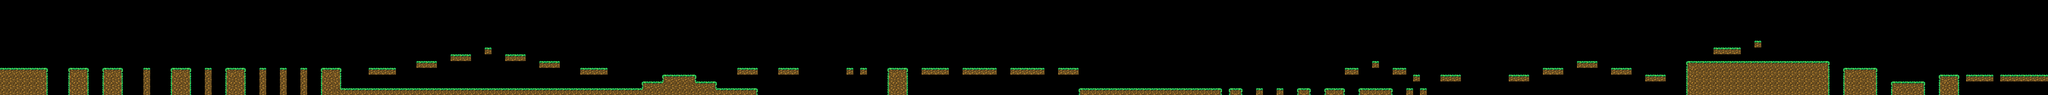

This game map was drawn from its Tiled (.tmx) file and the tilesets committed beside it. A one-line description and the trimmed map source follow:
An orthogonal 300x14 tile map with 16x16 px tiles, 1 tile layer (ground) and 81 objects (7x spike, 4x slime, 4x collider, 2x breakable, player, ...).

<map version="1.4" tiledversion="1.4.2" orientation="orthogonal" renderorder="right-down" width="300" height="14" tilewidth="16" tileheight="16" infinite="0" nextlayerid="9" nextobjectid="104">
 <editorsettings>
  <export target="../levels/1.lua" format="lua" />
 </editorsettings>
 <tileset firstgid="1" name="tileset" tilewidth="16" tileheight="16" tilecount="36" columns="9">
  <image source="../../../graphics/tileset.png" width="144" height="64" />
 </tileset>
 <layer id="3" name="ground" width="300" height="14">
  <data>[4200 cells, 464 non-empty, 8 distinct tile ids]</data>
 </layer>
 <objectgroup color="#5555ff" id="6" name="entity" visible="0">
  <object id="68" name="Slime" type="slime" x="816" y="192" width="16" height="16">
   <ellipse />
  </object>
  <object id="79" name="Slime" type="slime" x="1472" y="192" width="16" height="16">
   <ellipse />
  </object>
  <object id="82" name="Player" type="player" x="32" y="112" width="16" height="16" />
  <object id="99" name="Slime" type="slime" x="2592" y="192" width="16" height="16">
   <ellipse />
  </object>
  <object id="102" name="Slime" type="slime" x="4096" y="128" width="16" height="16">
   <ellipse />
  </object>
 </objectgroup>
 <objectgroup color="#ff007f" id="7" name="object" visible="0">
  <object id="86" name="Flag" type="flag" x="4768" y="160" width="16" height="16" />
  <object id="87" name="Breakable" type="breakable" x="3472" y="176" width="16" height="8" />
  <object id="88" name="Breakable" type="breakable" x="1920" y="160" width="16" height="8" />
  <object id="89" name="Spike" type="spike" x="1056" y="112" width="16" height="16" />
  <object id="90" name="Spike" type="spike" x="1072" y="112" width="16" height="16" />
  <object id="91" name="Spike" type="spike" x="1088" y="112" width="16" height="16" />
  <object id="92" name="Spike" type="spike" x="1136" y="96" width="16" height="16" />
  <object id="93" name="Spike" type="spike" x="1184" y="112" width="16" height="16" />
  <object id="94" name="Spike" type="spike" x="1200" y="112" width="16" height="16" />
  <object id="95" name="Spike" type="spike" x="1216" y="112" width="16" height="16" />
  <object id="97" name="Enemy Collider" type="collider" x="2528" y="192" width="1" height="16" />
  <object id="98" name="Enemy Collider" type="collider" x="2863" y="192" width="1" height="16" />
  <object id="100" name="Enemy Collider" type="collider" x="3952" y="128" width="1" height="16" />
  <object id="101" name="Enemy Collider" type="collider" x="4288" y="128" width="1" height="16" />
 </objectgroup>
 <objectgroup id="8" name="powerup" visible="0">
  <object id="103" name="Straw Berry" type="strawberry" x="880" y="128" width="16" height="16" />
 </objectgroup>
 <objectgroup color="#e30000" id="5" name="solid" visible="0">
  <object id="4" x="0" y="160" width="112" height="64">
   <properties>
    <property name="collidable" type="bool" value="true" />
   </properties>
  </object>
  <object id="6" x="160" y="160" width="48" height="64">
   <properties>
    <property name="collidable" type="bool" value="true" />
   </properties>
  </object>
  <object id="7" x="240" y="160" width="48" height="64">
   <properties>
    <property name="collidable" type="bool" value="true" />
   </properties>
  </object>
  <object id="8" x="336" y="160" width="16" height="64">
   <properties>
    <property name="collidable" type="bool" value="true" />
   </properties>
  </object>
  <object id="9" x="400" y="160" width="48" height="64">
   <properties>
    <property name="collidable" type="bool" value="true" />
   </properties>
  </object>
  <object id="10" x="480" y="160" width="16" height="64">
   <properties>
    <property name="collidable" type="bool" value="true" />
   </properties>
  </object>
  <object id="11" x="528" y="160" width="48" height="64">
   <properties>
    <property name="collidable" type="bool" value="true" />
   </properties>
  </object>
  <object id="12" x="656" y="160" width="16" height="64">
   <properties>
    <property name="collidable" type="bool" value="true" />
   </properties>
  </object>
  <object id="13" x="608" y="160" width="16" height="64">
   <properties>
    <property name="collidable" type="bool" value="true" />
   </properties>
  </object>
  <object id="14" x="704" y="160" width="16" height="64">
   <properties>
    <property name="collidable" type="bool" value="true" />
   </properties>
  </object>
  <object id="15" x="752" y="160" width="48" height="64">
   <properties>
    <property name="collidable" type="bool" value="true" />
   </properties>
  </object>
  <object id="16" x="800" y="208" width="704" height="16">
   <properties>
    <property name="collidable" type="bool" value="true" />
   </properties>
  </object>
  <object id="17" x="864" y="160" width="64" height="16">
   <properties>
    <property name="collidable" type="bool" value="true" />
   </properties>
  </object>
  <object id="18" x="976" y="144" width="48" height="16">
   <properties>
    <property name="collidable" type="bool" value="true" />
   </properties>
  </object>
  <object id="19" x="1056" y="128" width="48" height="16">
   <properties>
    <property name="collidable" type="bool" value="true" />
   </properties>
  </object>
  <object id="20" x="1136" y="112" width="16" height="16">
   <properties>
    <property name="collidable" type="bool" value="true" />
   </properties>
  </object>
  <object id="21" x="1184" y="128" width="48" height="16">
   <properties>
    <property name="collidable" type="bool" value="true" />
   </properties>
  </object>
  <object id="22" x="1264" y="144" width="48" height="16">
   <properties>
    <property name="collidable" type="bool" value="true" />
   </properties>
  </object>
  <object id="23" x="1360" y="160" width="64" height="16">
   <properties>
    <property name="collidable" type="bool" value="true" />
   </properties>
  </object>
  <object id="24" x="1504" y="192" width="48" height="32">
   <properties>
    <property name="collidable" type="bool" value="true" />
   </properties>
  </object>
  <object id="26" x="1552" y="176" width="80" height="48">
   <properties>
    <property name="collidable" type="bool" value="true" />
   </properties>
  </object>
  <object id="27" x="1632" y="192" width="48" height="32">
   <properties>
    <property name="collidable" type="bool" value="true" />
   </properties>
  </object>
  <object id="28" x="1680.5" y="208" width="96" height="16">
   <properties>
    <property name="collidable" type="bool" value="true" />
   </properties>
  </object>
  <object id="29" x="1728" y="160" width="48" height="16">
   <properties>
    <property name="collidable" type="bool" value="true" />
   </properties>
  </object>
  <object id="30" x="1824" y="160" width="48" height="16">
   <properties>
    <property name="collidable" type="bool" value="true" />
   </properties>
  </object>
  <object id="31" x="1984" y="160" width="16" height="16">
   <properties>
    <property name="collidable" type="bool" value="true" />
   </properties>
  </object>
  <object id="33" x="2016" y="160" width="16" height="16">
   <properties>
    <property name="collidable" type="bool" value="true" />
   </properties>
  </object>
  <object id="34" x="2080" y="160" width="48" height="64">
   <properties>
    <property name="collidable" type="bool" value="true" />
   </properties>
  </object>
  <object id="35" x="2160" y="160" width="64" height="16">
   <properties>
    <property name="collidable" type="bool" value="true" />
   </properties>
  </object>
  <object id="36" x="2256" y="160" width="80" height="16">
   <properties>
    <property name="collidable" type="bool" value="true" />
   </properties>
  </object>
  </objectgroup>
</map>
<!-- 31 of 81 objects omitted -->
